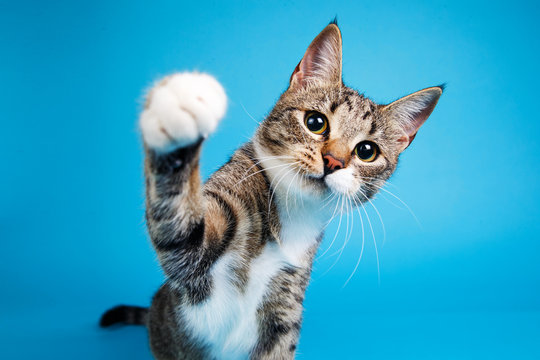
#> input picture assets/cat2.jpg, 540 x 360 px
$ python 0.5drawImg.py
#> lines starting #> are read from the running program, lines starting #| are printed output that depends on the picture
import cv2 as cv
import numpy as np

blank = np.zeros((500,500,3), dtype='uint8')
cv.imshow("Blank", blank)

blank[200:300, 200:300] = 0,0,255
cv.imshow("Red", blank)
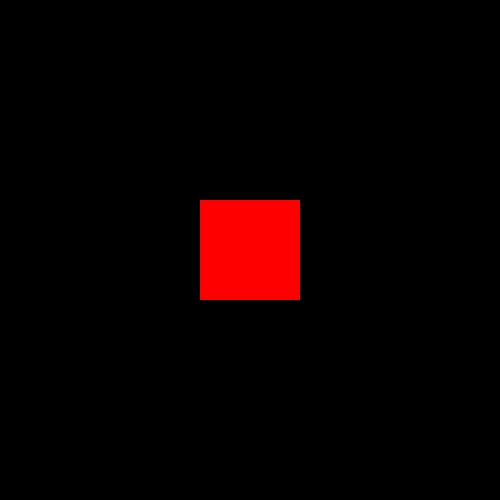
#> window 'Red': shape (500, 500, 3); mean B, G, R 0, 0, 10.2

img = cv.imread("assets/cat2.jpg")
#> img is the input picture: shape (360, 540, 3); mean B, G, R 191.9, 160, 55.5

cv.rectangle(blank, (0,0), (blank.shape[1]//2, blank.shape[0]//2),(0,255,0))
cv.imshow("Rectangle", blank)

cv.circle(blank, (blank.shape[1]//2, blank.shape[0]//2),40,(255,0,0),thickness=-1)
cv.imshow("Circle", blank)

cv.line(blank, (0,0), (blank.shape[1]//2, blank.shape[0]//2), (255,0,255), thickness=100)
cv.imshow("Line", blank)

cv.putText(blank,"Hello,my name is Aditya",(0,255),cv.FONT_HERSHEY_TRIPLEX,1,(0,255,0),2)
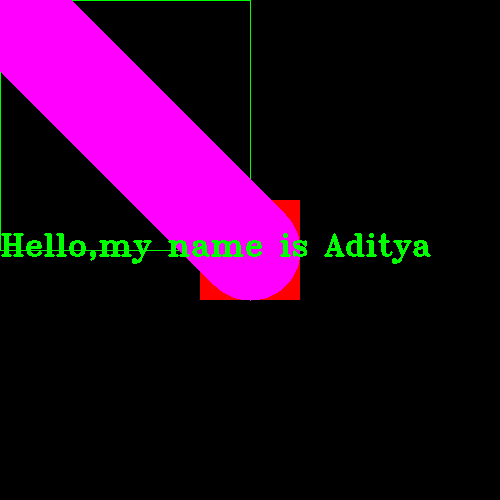
#> blank: shape (500, 500, 3); mean of channels 0, 1, 2 36.9, 4.5, 38.3; drawn as B, G, R
cv.imshow("Text", blank)

cv.waitKey(0)
